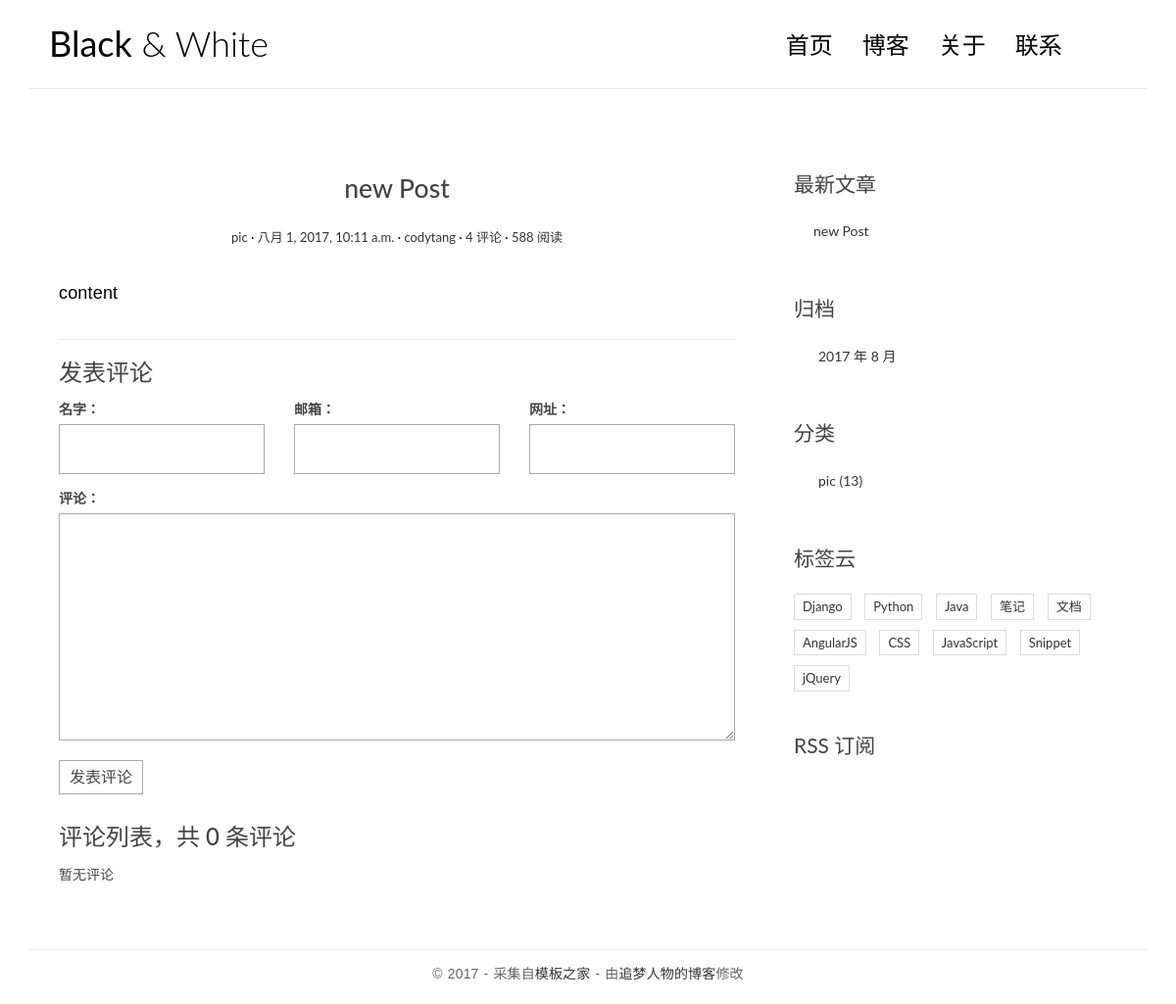
/post/1/, run on an earlier commit of the app's database.
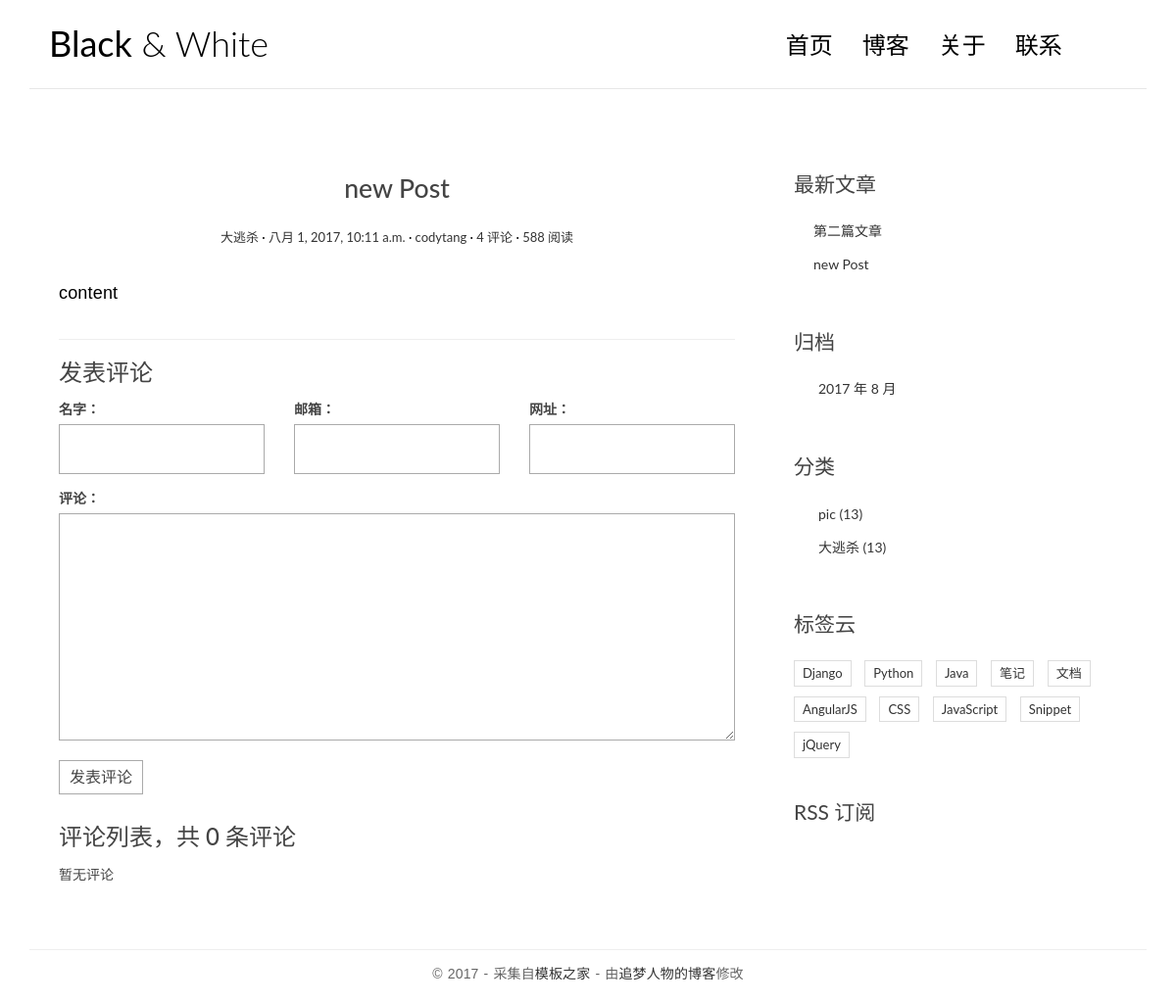
And on a later commit of the database.
### myblog/models.py (models this page shows, shortened)
class Post(models.Model):
    title = models.CharField(max_length=70)
    body = models.TextField()
    created_time = models.DateTimeField()
    modified_time = models.DateTimeField()
    excerpt = models.CharField(max_length=200, blank=True)
    category = models.ForeignKey(Category)
    tags = models.ManyToManyField(Tag, blank=True)
    author = models.ForeignKey(User)
    def get_absolute_url(self):
        return reverse('myblog:detail', kwargs={'pk': self.pk})

class Category(models.Model):
    name = models.CharField(max_length=100)

### myblog/views.py (the view)
# urls.py: url(r'post/(?P<pk>[0-9]+)/$', views.detail, name='detail'),
def detail(request, pk):
    post = get_object_or_404(Post, pk=pk)
    post.body = markdown.markdown(post.body,
                                  extensions=[
                                      'markdown.extensions.extra',
                                      'markdown.extensions.codehilite',
                                      'markdown.extensions.toc'
                                  ])
    form = CommentForm()
    comment_list = post.comment_set.all()
    return render(request, 'myblog/detail.html', context={'post': post, 'form': form, 'comment_list': comment_list})

### comments/forms.py
class CommentForm(forms.ModelForm):
    class Meta:
        model = Comment
        fields = ['name', 'email', 'url', 'text']

### myblog/templatetags/blog_tags.py (called while the page is built)
@register.simple_tag
def get_recent_posts(num=5):
    return Post.objects.all().order_by('-created_time')[:num]

@register.simple_tag
def archives():
    return Post.objects.dates('created_time', 'month', order='DESC')

@register.simple_tag
def get_categories():
    return Category.objects.all()

### templates/myblog/detail.html (shortened to what this page needs)
{% extends 'base.html' %} {% block main%}
<article class="post post-{{post.pk}}">
    <header class="entry-header">
        <h1 class="entry-title">{{post.title}}</h1>
        <div class="entry-meta">
            <span class="post-category"><a href="#">{{post.category.name}}</a></span>
            <span class="post-date"><a href="#"><time class="entry-date"
                                                                      datetime="{{post.created_time}}">{{post.created_time}}</time></a></span>
            <span class="post-author"><a href="#">{{post.author}}</a></span>
            <span class="comments-link"><a href="#">4 评论</a></span>
            <span class="views-count"><a href="#">588 阅读</a></span>
        </div>
    </header>
    <div class="entry-content clearfix">
        {{post.body | safe}}
    </div>
</article>
<section class="comment-area" id="comment-area">
    <hr>
    <h3>发表评论</h3>
    <form action="{% url 'comments:post_comment' post.pk %}" method="POST" class="comment-form">
        <div class="row">
            <div class="col-md-4">
                <label for="{{form.name.id_for_label}}">名字：</label>
                {{ form.name }} {{ form.name.errors }}
            </div>
            <div class="col-md-4">
                <label for="{{form.email.id_for_label}}">邮箱：</label>
                {{ form.email }} {{ form.email.errors }}
            </div>
            <div class="col-md-4">
                <label for="{{form.url.id_for_label}}">网址：</label>
                {{ form.url }} {{ form.url.errors }}
            </div>
            <div class="col-md-12">
                <label for="{{form.text.id_for_label}}">评论：</label>
                {{ form.text }} {{ form.text.errors }}
                <button type="submit" class="comment-btn">发表评论</button>
            </div>
        </div>
    </form>
    <div class="comment-list-panel">
        <h3>评论列表，共 <span>{{comment_list | length}}</span> 条评论</h3>
        <ul class="comment-list list-unstyled">
            {% for comment in comment_list %}
            <li class="comment-item">
                <span class="nickname">{{comment.name}}</span>
                <time class="submit-date" datetime="{{comment.created_time}}">2017年3月12日 14:56</time>
                <div class="text">
                    {{comment.text}}
                </div>
            </li>
            {% empty %}
            暂无评论
            {% endfor %}
        </ul>
    </div>
</section>
{% endblock main%}

### templates/base.html (shortened to what the changed rows need)
{% load staticfiles %} {% load blog_tags %}
<!DOCTYPE html>
<html>
<head>
    <link rel="stylesheet" href="{% static 'myblog/css/bootstrap.min.css' %}">
    <link rel="stylesheet" href="http://code.ionicframework.com/ionicons/2.0.1/css/ionicons.min.css">
    <link rel="stylesheet" href="{% static 'myblog/css/pace.css' %}">
    <link rel="stylesheet" href="{% static 'myblog/css/custom.css' %}">
    <link rel="stylesheet" href="{% static 'myblog/css/highlights/github.css' %}">
</head>
<body>
    <div class="container">
        <header id="site-header">
            <div class="row">
                <div class="col-md-4 col-sm-5 col-xs-8">
                    <div class="logo">
                        <h1><a href="/"><b>Black</b> &amp; White</a></h1>
                    </div>
                </div>
            </div>
        </header>
    </div>
    <div class="content-body">
        <div class="container">
            <div class="row">
                <main class="col-md-8">
                    {% block main %} {% endblock main %}
                </main>
                <aside class="col-md-4">
                    <div class="widget widget-recent-posts">
                        <h3 class="widget-title">最新文章</h3> {% get_recent_posts as recent_post_list %}
                        <ul>
                            {% for post in recent_post_list %}
                            <li>
                                <a href="{{ post.get_absolute_url }}">{{post.title}}</a>
                            </li>
                            {% empty %} 暂无文章 {% endfor %}
                        </ul>
                    </div>
                    <div class="widget widget-archives">
                        {% archives as date_list %}
                        <ul>
                            {% for date in date_list %}
                            <li>
                                <a href="{% url 'myblog:archives' date.year date.month %}">{{date.year}} 年 {{date.month}} 月</a>
                            </li>
                            {% empty %} 暂无归档 {% endfor %}
                        </ul>
                    </div>
                    <div class="widget widget-category">
                        <h3 class="widget-title">分类</h3> {% get_categories as category_list %}
                        <ul>
                            {% for category in category_list %}
                            <li>
                                <a href="{% url 'myblog:category' category.pk %}">{{ category.name }} <span class="post-count">(13)</span></a>
                            </li>
                            {% empty %} 暂无归档 {% endfor %}
                        </ul>
                    </div>
                </aside>
            </div>
        </div>
    </div>
</body>
</html>

What changed in the data, as far as the page shows it:
changed Post "new Post": category.name "pic" → "大逃杀"
added Post: title "第二篇文章"
added Category: name "大逃杀"
